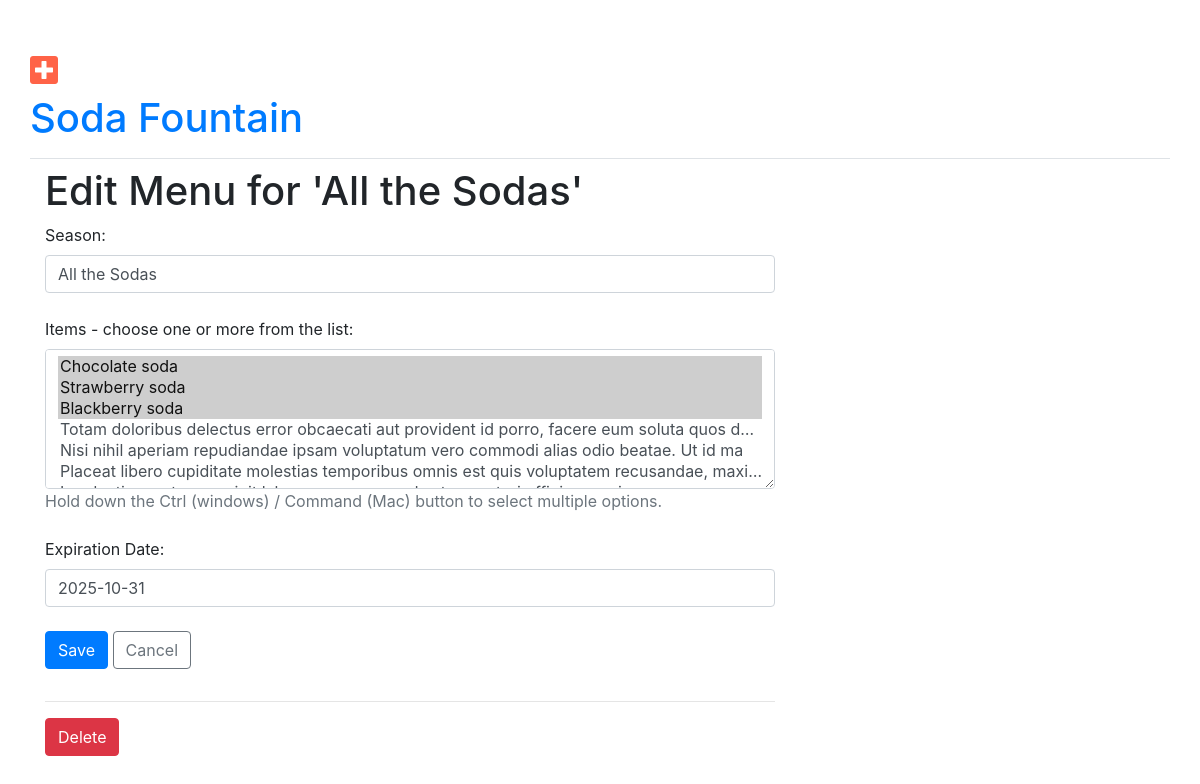
The app's page /menu/534/edit/ (signed in), older data.
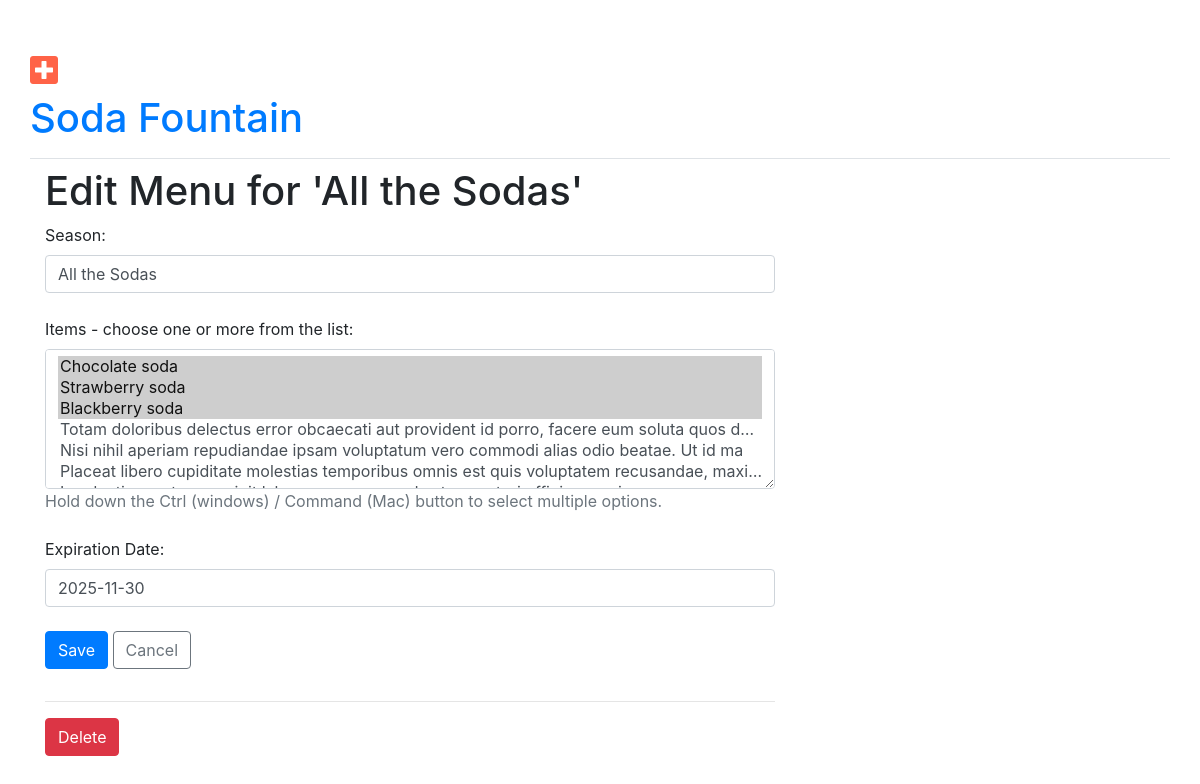
The same page, newer data.
### menu/models.py (models this page shows, shortened)
class Menu(models.Model):
    season = models.CharField(max_length=20)  # Required Field
    items = models.ManyToManyField('Item', related_name='items')  # Required Field
    created_date = models.DateTimeField(default=timezone.now)  # Hidden Field
    expiration_date = models.DateField()  # Required Field

### menu/views.py (the view, shortened to what this page needs)
# urls.py: path('menu/<pk>/edit/', views.edit_menu, name='menu_edit'),
@login_required
def edit_menu(request, pk):
    try:
        menu = models.Menu.objects.prefetch_related('items').get(pk=pk)
    except ObjectDoesNotExist:
        raise Http404
    selected_items = [item.id for item in menu.items.all()]
    form = forms.MenuForm(initial={'items': selected_items}, instance=menu)
    return render(request, 'menu/menu_edit.html', {
        'menu': menu,
        'form': form,
        })

### menu/forms.py
class MenuForm(forms.ModelForm):
    season = forms.CharField(
        required=True,
        error_messages={
            'required': "Season is required.",
        },
    )
    expiration_date = forms.DateField(
        required=True,
        error_messages={
            'invalid': "Enter a vaild date in the format 'YYYY-MM-DD'.",
            'required': "Expiration date is required.",
        },
        label="Expiration Date:",
        help_text='hejh',
    )
    items = forms.MultipleChoiceField(
        required=True,
        choices=ITEMS,
        label="Items - choose one or more from the list:",
        help_text='Hold down the Ctrl (windows) / Command (Mac) button to select multiple options.',
        error_messages={
            'required': "Choose at least one item.",
        },
    )
    class Meta:
        model = models.Menu
        fields = [
            'season',
            'items',
            'expiration_date',
        ]

### menu/templates/menu/menu_edit.html
{% extends 'base.html' %}
{% block content %}
    <div class="content container">
        <div class="row">
            <div class="col-md-8">
                <h1>Edit Menu for '{{ menu.season }}'</h1>
                {% include "menu/menu_form.html" %}
            </div>
        </div>
    <div class="col-md-8 mt-3">
    <hr>
    <a href="{% url 'menu:menu_delete' pk=menu.pk %}" class="btn btn-danger">Delete</a>
    </div>
{% endblock %}

### menu/templates/menu/menu_form.html (shortened to what this page needs)
                <form method="POST" action="">
                    <div class="form-group mb-1">
                        <label for="season">Season:</label>
                        <input class="form-control" type="text" name="season" id="season"
                        {% if menu.season %}value="{{ menu.season }}" {% endif %} required="">
                    </div>
                    <div class="form-group mt-4 mb-1">
                        <label for="items">{{form.items.label}}</label>
                        <select name="items" multiple class="form-control multi-select" id="items" size="6" required="">
                            {% for item in form.items %}
                                {{ item|truncatechars_html:90 }}
                            {% endfor %}
                        </select>
                        <div class="text-muted">{{ form.items.help_text }}</div>
                    </div>
                    <div>
                    <div class="form-group mt-4 mb-1">
                        <label for="expiration_date">{{ form.expiration_date.label }}</label>
                        <input class="form-control" type="text" id="expiration_date" name="expiration_date"
                        {% if menu.expiration_date %} value="{{ menu.expiration_date|date:"Y-m-d" }}" {% endif %} required="">
                    </div>
                    <div class="mt-4">
                    <button type="submit" class="btn btn-primary">Save</button>
                    <a href="{% url 'menu:menu_list' %}" class="btn btn-outline-secondary">Cancel</a>
                    </div>
                </form>

Row changes from the older to the newer data that the page shows:
changed Menu "All the Sodas": expiration_date "2025-10-31" → "2025-11-30"
